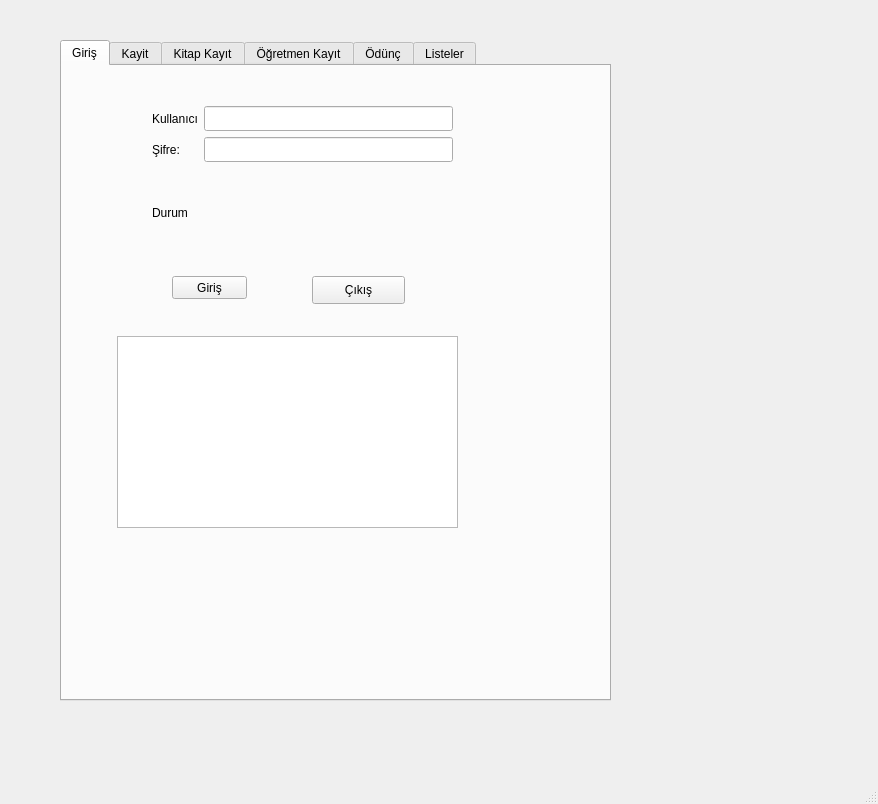
<?xml version="1.0" encoding="UTF-8"?>
<ui version="4.0">
 <class>MainWindow</class>
 <widget class="QMainWindow" name="MainWindow">
  <property name="geometry">
   <rect>
    <x>0</x>
    <y>0</y>
    <width>878</width>
    <height>804</height>
   </rect>
  </property>
  <property name="windowTitle">
   <string>MainWindow</string>
  </property>
  <widget class="QWidget" name="centralwidget">
   <widget class="QTabWidget" name="tabWidget">
    <property name="geometry">
     <rect>
      <x>60</x>
      <y>40</y>
      <width>551</width>
      <height>661</height>
     </rect>
    </property>
    <property name="currentIndex">
     <number>0</number>
    </property>
    <widget class="QWidget" name="tab">
     <attribute name="title">
      <string>Giriş</string>
     </attribute>
     <widget class="QWidget" name="gridLayoutWidget">
      <property name="geometry">
       <rect>
        <x>90</x>
        <y>40</y>
        <width>301</width>
        <height>151</height>
       </rect>
      </property>
      <layout class="QGridLayout" name="gridLayout">
       <item row="0" column="1">
        <widget class="QLabel" name="label">
         <property name="text">
          <string>Kullanıcı</string>
         </property>
        </widget>
       </item>
       <item row="0" column="4">
        <widget class="QLineEdit" name="txtKadi">
         <property name="font">
          <font>
           <family>Comic Sans MS</family>
           <pointsize>10</pointsize>
           <weight>75</weight>
           <bold>true</bold>
          </font>
         </property>
        </widget>
       </item>
       <item row="1" column="1">
        <widget class="QLabel" name="label_2">
         <property name="text">
          <string>Şifre:</string>
         </property>
        </widget>
       </item>
       <item row="1" column="4">
        <widget class="QLineEdit" name="txtSifre">
         <property name="font">
          <font>
           <family>Comic Sans MS</family>
           <pointsize>10</pointsize>
           <weight>75</weight>
           <bold>true</bold>
          </font>
         </property>
         <property name="text">
          <string/>
         </property>
         <property name="echoMode">
          <enum>QLineEdit::Password</enum>
         </property>
        </widget>
       </item>
       <item row="2" column="1">
        <widget class="QLabel" name="label_3">
         <property name="text">
          <string>Durum</string>
         </property>
        </widget>
       </item>
       <item row="2" column="4">
        <widget class="QLabel" name="lblDurum_2">
         <property name="text">
          <string/>
         </property>
        </widget>
       </item>
      </layout>
     </widget>
     <widget class="QPushButton" name="btnGiris">
      <property name="geometry">
       <rect>
        <x>110</x>
        <y>210</y>
        <width>75</width>
        <height>23</height>
       </rect>
      </property>
      <property name="text">
       <string>Giriş</string>
      </property>
     </widget>
     <widget class="QPushButton" name="btncikis">
      <property name="geometry">
       <rect>
        <x>250</x>
        <y>210</y>
        <width>93</width>
        <height>28</height>
       </rect>
      </property>
      <property name="text">
       <string>Çıkış</string>
      </property>
     </widget>
     <widget class="QListWidget" name="listWidget">
      <property name="geometry">
       <rect>
        <x>55</x>
        <y>270</y>
        <width>341</width>
        <height>192</height>
       </rect>
      </property>
     </widget>
    </widget>
    <widget class="QWidget" name="tab_2">
     <attribute name="title">
      <string>Kayit</string>
     </attribute>
     <widget class="QGroupBox" name="groupBox">
      <property name="geometry">
       <rect>
        <x>60</x>
        <y>20</y>
        <width>321</width>
        <height>311</height>
       </rect>
      </property>
      <property name="title">
       <string>Öğretmen Kayıt</string>
      </property>
      <widget class="QWidget" name="gridLayoutWidget_2">
       <property name="geometry">
        <rect>
         <x>10</x>
         <y>30</y>
         <width>291</width>
         <height>211</height>
        </rect>
       </property>
       <layout class="QGridLayout" name="gridLayout_2">
        <item row="0" column="1">
         <widget class="QLineEdit" name="txtogradi"/>
        </item>
        <item row="2" column="0">
         <widget class="QLabel" name="label_6">
          <property name="text">
           <string>Ders:</string>
          </property>
         </widget>
        </item>
        <item row="1" column="0">
         <widget class="QLabel" name="label_5">
          <property name="text">
           <string>Soyadi:</string>
          </property>
         </widget>
        </item>
        <item row="2" column="1">
         <widget class="QComboBox" name="cmbders"/>
        </item>
        <item row="1" column="1">
         <widget class="QLineEdit" name="txtogrsoyadi"/>
        </item>
        <item row="0" column="0">
         <widget class="QLabel" name="label_4">
          <property name="text">
           <string>Adi:</string>
          </property>
         </widget>
        </item>
       </layout>
      </widget>
      <widget class="QPushButton" name="btnogrkaydet">
       <property name="geometry">
        <rect>
         <x>120</x>
         <y>260</y>
         <width>93</width>
         <height>28</height>
        </rect>
       </property>
       <property name="sizePolicy">
        <sizepolicy hsizetype="Expanding" vsizetype="Expanding">
         <horstretch>0</horstretch>
         <verstretch>0</verstretch>
        </sizepolicy>
       </property>
       <property name="text">
        <string>Kaydet</string>
       </property>
      </widget>
     </widget>
     <widget class="QGroupBox" name="groupBox_2">
      <property name="geometry">
       <rect>
        <x>60</x>
        <y>360</y>
        <width>331</width>
        <height>221</height>
       </rect>
      </property>
      <property name="title">
       <string>Ders Kaydet</string>
      </property>
      <widget class="QWidget" name="gridLayoutWidget_3">
       <property name="geometry">
        <rect>
         <x>30</x>
         <y>30</y>
         <width>271</width>
         <height>81</height>
        </rect>
       </property>
       <layout class="QGridLayout" name="gridLayout_3">
        <item row="0" column="0">
         <widget class="QLabel" name="label_10">
          <property name="text">
           <string>Ders adı:</string>
          </property>
         </widget>
        </item>
        <item row="0" column="1">
         <widget class="QLineEdit" name="txtDerskayit">
          <property name="sizePolicy">
           <sizepolicy hsizetype="Expanding" vsizetype="Expanding">
            <horstretch>0</horstretch>
            <verstretch>0</verstretch>
           </sizepolicy>
          </property>
         </widget>
        </item>
        <item row="1" column="1">
         <widget class="QPushButton" name="Btnderskayit">
          <property name="sizePolicy">
           <sizepolicy hsizetype="Minimum" vsizetype="Preferred">
            <horstretch>0</horstretch>
            <verstretch>0</verstretch>
           </sizepolicy>
          </property>
          <property name="text">
           <string>Kaydet</string>
          </property>
         </widget>
        </item>
       </layout>
      </widget>
     </widget>
    </widget>
    <widget class="QWidget" name="tab_3">
     <attribute name="title">
      <string>Kitap Kayıt</string>
     </attribute>
    </widget>
    <widget class="QWidget" name="tab_4">
     <attribute name="title">
      <string>Öğretmen Kayıt</string>
     </attribute>
    </widget>
    <widget class="QWidget" name="tab_6">
     <attribute name="title">
      <string>Ödünç</string>
     </attribute>
    </widget>
    <widget class="QWidget" name="tab_7">
     <attribute name="title">
      <string>Listeler</string>
     </attribute>
    </widget>
   </widget>
  </widget>
  <widget class="QMenuBar" name="menubar">
   <property name="geometry">
    <rect>
     <x>0</x>
     <y>0</y>
     <width>878</width>
     <height>26</height>
    </rect>
   </property>
  </widget>
  <widget class="QStatusBar" name="statusbar"/>
 </widget>
 <tabstops>
  <tabstop>tabWidget</tabstop>
  <tabstop>txtKadi</tabstop>
  <tabstop>txtSifre</tabstop>
  <tabstop>btnGiris</tabstop>
  <tabstop>txtogradi</tabstop>
  <tabstop>txtogrsoyadi</tabstop>
  <tabstop>cmbders</tabstop>
  <tabstop>btnogrkaydet</tabstop>
 </tabstops>
 <resources/>
 <connections/>
</ui>
